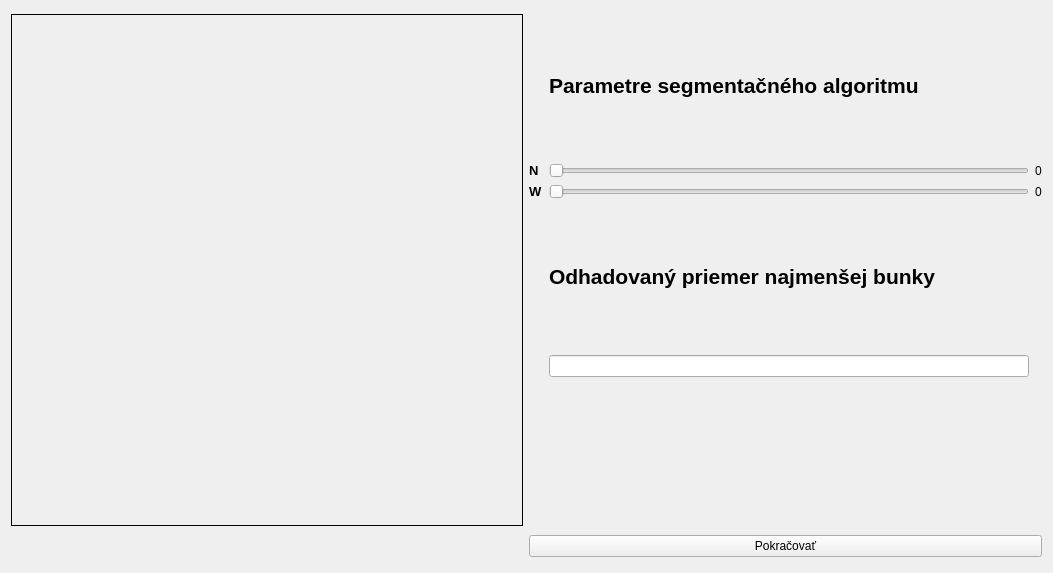
<?xml version="1.0" encoding="UTF-8"?>
<ui version="4.0">
 <class>BorderCalibration</class>
 <widget class="QWidget" name="BorderCalibration">
  <property name="geometry">
   <rect>
    <x>0</x>
    <y>0</y>
    <width>1053</width>
    <height>573</height>
   </rect>
  </property>
  <property name="windowTitle">
   <string>Kalibrácia</string>
  </property>
  <layout class="QGridLayout" name="gridLayout_2">
   <item row="2" column="2">
    <widget class="QPushButton" name="continue_btn">
     <property name="text">
      <string>Pokračovať</string>
     </property>
    </widget>
   </item>
   <item row="0" column="2">
    <layout class="QGridLayout" name="gridLayout">
     <item row="0" column="1">
      <widget class="QLabel" name="label_seg_param">
       <property name="text">
        <string>&lt;html&gt;&lt;head/&gt;&lt;body&gt;&lt;p&gt;&lt;span style=&quot; font-size:16pt; font-weight:600;&quot;&gt;Parametre segmentačného algoritmu&lt;/span&gt;&lt;/p&gt;&lt;/body&gt;&lt;/html&gt;</string>
       </property>
      </widget>
     </item>
     <item row="4" column="1">
      <widget class="QLineEdit" name="min_diameter_edit"/>
     </item>
     <item row="1" column="0">
      <widget class="QLabel" name="label_n">
       <property name="text">
        <string>&lt;html&gt;&lt;head/&gt;&lt;body&gt;&lt;p&gt;&lt;span style=&quot; font-size:10pt; font-weight:600;&quot;&gt;N&lt;/span&gt;&lt;/p&gt;&lt;/body&gt;&lt;/html&gt;</string>
       </property>
      </widget>
     </item>
     <item row="2" column="1">
      <widget class="QSlider" name="param_w_slider">
       <property name="minimum">
        <number>2</number>
       </property>
       <property name="maximum">
        <number>50</number>
       </property>
       <property name="orientation">
        <enum>Qt::Horizontal</enum>
       </property>
      </widget>
     </item>
     <item row="1" column="1">
      <widget class="QSlider" name="param_n_slider">
       <property name="minimum">
        <number>3</number>
       </property>
       <property name="maximum">
        <number>60</number>
       </property>
       <property name="orientation">
        <enum>Qt::Horizontal</enum>
       </property>
      </widget>
     </item>
     <item row="3" column="1">
      <widget class="QLabel" name="label_min_diameter">
       <property name="text">
        <string>&lt;html&gt;&lt;head/&gt;&lt;body&gt;&lt;p&gt;&lt;span style=&quot; font-size:16pt; font-weight:600;&quot;&gt;Odhadovaný priemer najmenšej bunky&lt;/span&gt;&lt;/p&gt;&lt;/body&gt;&lt;/html&gt;</string>
       </property>
      </widget>
     </item>
     <item row="1" column="2">
      <widget class="QLabel" name="param_n_val">
       <property name="text">
        <string>0</string>
       </property>
      </widget>
     </item>
     <item row="2" column="0">
      <widget class="QLabel" name="label_w">
       <property name="text">
        <string>&lt;html&gt;&lt;head/&gt;&lt;body&gt;&lt;p&gt;&lt;span style=&quot; font-size:10pt; font-weight:600;&quot;&gt;W&lt;/span&gt;&lt;/p&gt;&lt;/body&gt;&lt;/html&gt;</string>
       </property>
      </widget>
     </item>
     <item row="2" column="2">
      <widget class="QLabel" name="param_w_val">
       <property name="text">
        <string>0</string>
       </property>
      </widget>
     </item>
     <item row="5" column="1">
      <widget class="QLabel" name="label">
       <property name="text">
        <string/>
       </property>
      </widget>
     </item>
    </layout>
   </item>
   <item row="0" column="1">
    <widget class="QLabel" name="picture_label">
     <property name="minimumSize">
      <size>
       <width>512</width>
       <height>512</height>
      </size>
     </property>
     <property name="maximumSize">
      <size>
       <width>512</width>
       <height>512</height>
      </size>
     </property>
     <property name="frameShape">
      <enum>QFrame::Box</enum>
     </property>
     <property name="text">
      <string/>
     </property>
    </widget>
   </item>
  </layout>
 </widget>
 <resources/>
 <connections>
  <connection>
   <sender>param_n_slider</sender>
   <signal>valueChanged(int)</signal>
   <receiver>param_n_val</receiver>
   <slot>setNum(int)</slot>
   <hints>
    <hint type="sourcelabel">
     <x>794</x>
     <y>166</y>
    </hint>
    <hint type="destinationlabel">
     <x>1039</x>
     <y>174</y>
    </hint>
   </hints>
  </connection>
  <connection>
   <sender>param_w_slider</sender>
   <signal>valueChanged(int)</signal>
   <receiver>param_w_val</receiver>
   <slot>setNum(int)</slot>
   <hints>
    <hint type="sourcelabel">
     <x>910</x>
     <y>203</y>
    </hint>
    <hint type="destinationlabel">
     <x>1038</x>
     <y>201</y>
    </hint>
   </hints>
  </connection>
 </connections>
</ui>
